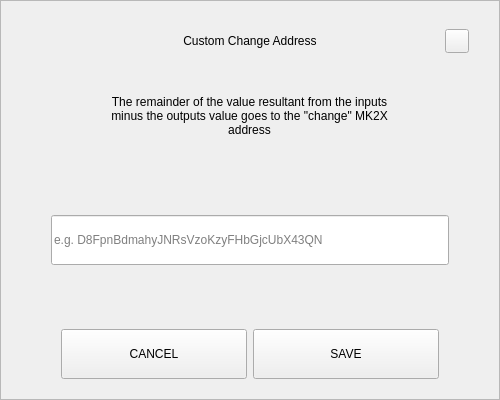
<?xml version="1.0" encoding="UTF-8"?>
<ui version="4.0">
 <class>SendChangeAddressDialog</class>
 <widget class="QDialog" name="SendChangeAddressDialog">
  <property name="geometry">
   <rect>
    <x>0</x>
    <y>0</y>
    <width>500</width>
    <height>400</height>
   </rect>
  </property>
  <property name="windowTitle">
   <string>Dialog</string>
  </property>
  <layout class="QVBoxLayout" name="verticalLayout">
   <property name="spacing">
    <number>0</number>
   </property>
   <property name="leftMargin">
    <number>0</number>
   </property>
   <property name="topMargin">
    <number>0</number>
   </property>
   <property name="rightMargin">
    <number>0</number>
   </property>
   <property name="bottomMargin">
    <number>0</number>
   </property>
   <item>
    <widget class="QFrame" name="frame">
     <property name="styleSheet">
      <string notr="true"/>
     </property>
     <property name="frameShape">
      <enum>QFrame::StyledPanel</enum>
     </property>
     <property name="frameShadow">
      <enum>QFrame::Raised</enum>
     </property>
     <layout class="QVBoxLayout" name="verticalLayout_2" stretch="0,0,0,0,0,0,0">
      <property name="spacing">
       <number>0</number>
      </property>
      <property name="leftMargin">
       <number>30</number>
      </property>
      <property name="topMargin">
       <number>20</number>
      </property>
      <property name="rightMargin">
       <number>30</number>
      </property>
      <property name="bottomMargin">
       <number>20</number>
      </property>
      <item>
       <layout class="QHBoxLayout" name="horizontalLayout_3">
        <property name="spacing">
         <number>0</number>
        </property>
        <item>
         <spacer name="horizontalSpacer_2">
          <property name="orientation">
           <enum>Qt::Horizontal</enum>
          </property>
          <property name="sizeHint" stdset="0">
           <size>
            <width>40</width>
            <height>20</height>
           </size>
          </property>
         </spacer>
        </item>
        <item>
         <widget class="QLabel" name="labelTitle">
          <property name="minimumSize">
           <size>
            <width>0</width>
            <height>40</height>
           </size>
          </property>
          <property name="maximumSize">
           <size>
            <width>16777215</width>
            <height>40</height>
           </size>
          </property>
          <property name="styleSheet">
           <string notr="true">padding-left:24px;</string>
          </property>
          <property name="text">
           <string>Custom Change Address</string>
          </property>
          <property name="alignment">
           <set>Qt::AlignCenter</set>
          </property>
          <property name="margin">
           <number>7</number>
          </property>
         </widget>
        </item>
        <item>
         <spacer name="horizontalSpacer">
          <property name="orientation">
           <enum>Qt::Horizontal</enum>
          </property>
          <property name="sizeHint" stdset="0">
           <size>
            <width>40</width>
            <height>20</height>
           </size>
          </property>
         </spacer>
        </item>
        <item>
         <widget class="QPushButton" name="btnEsc">
          <property name="minimumSize">
           <size>
            <width>24</width>
            <height>24</height>
           </size>
          </property>
          <property name="maximumSize">
           <size>
            <width>24</width>
            <height>24</height>
           </size>
          </property>
          <property name="focusPolicy">
           <enum>Qt::NoFocus</enum>
          </property>
          <property name="text">
           <string/>
          </property>
         </widget>
        </item>
       </layout>
      </item>
      <item>
       <spacer name="verticalSpacer_2">
        <property name="orientation">
         <enum>Qt::Vertical</enum>
        </property>
        <property name="sizeType">
         <enum>QSizePolicy::Fixed</enum>
        </property>
        <property name="sizeHint" stdset="0">
         <size>
          <width>20</width>
          <height>20</height>
         </size>
        </property>
       </spacer>
      </item>
      <item alignment="Qt::AlignHCenter">
       <widget class="QLabel" name="labelMessage">
        <property name="minimumSize">
         <size>
          <width>0</width>
          <height>70</height>
         </size>
        </property>
        <property name="text">
         <string>The remainder of the value resultant from the inputs minus the outputs value goes to the &quot;change&quot; MK2X address</string>
        </property>
        <property name="alignment">
         <set>Qt::AlignCenter</set>
        </property>
        <property name="wordWrap">
         <bool>true</bool>
        </property>
       </widget>
      </item>
      <item>
       <spacer name="verticalSpacer_3">
        <property name="orientation">
         <enum>Qt::Vertical</enum>
        </property>
        <property name="sizeHint" stdset="0">
         <size>
          <width>20</width>
          <height>40</height>
         </size>
        </property>
       </spacer>
      </item>
      <item>
       <layout class="QHBoxLayout" name="horizontalLayout_2">
        <property name="spacing">
         <number>0</number>
        </property>
        <property name="leftMargin">
         <number>20</number>
        </property>
        <property name="rightMargin">
         <number>20</number>
        </property>
        <item>
         <widget class="QLineEdit" name="lineEditAddress">
          <property name="minimumSize">
           <size>
            <width>0</width>
            <height>50</height>
           </size>
          </property>
          <property name="placeholderText">
           <string notr="true">e.g. D8FpnBdmahyJNRsVzoKzyFHbGjcUbX43QN</string>
          </property>
         </widget>
        </item>
       </layout>
      </item>
      <item>
       <spacer name="verticalSpacer">
        <property name="orientation">
         <enum>Qt::Vertical</enum>
        </property>
        <property name="sizeHint" stdset="0">
         <size>
          <width>20</width>
          <height>40</height>
         </size>
        </property>
       </spacer>
      </item>
      <item>
       <layout class="QHBoxLayout" name="horizontalLayout" stretch="2,2">
        <property name="spacing">
         <number>6</number>
        </property>
        <property name="leftMargin">
         <number>30</number>
        </property>
        <property name="rightMargin">
         <number>30</number>
        </property>
        <item>
         <widget class="QPushButton" name="btnCancel">
          <property name="minimumSize">
           <size>
            <width>180</width>
            <height>50</height>
           </size>
          </property>
          <property name="focusPolicy">
           <enum>Qt::NoFocus</enum>
          </property>
          <property name="text">
           <string>CANCEL</string>
          </property>
         </widget>
        </item>
        <item>
         <widget class="QPushButton" name="btnSave">
          <property name="minimumSize">
           <size>
            <width>180</width>
            <height>50</height>
           </size>
          </property>
          <property name="focusPolicy">
           <enum>Qt::NoFocus</enum>
          </property>
          <property name="text">
           <string>SAVE</string>
          </property>
         </widget>
        </item>
       </layout>
      </item>
     </layout>
    </widget>
   </item>
  </layout>
 </widget>
 <resources/>
 <connections/>
</ui>
